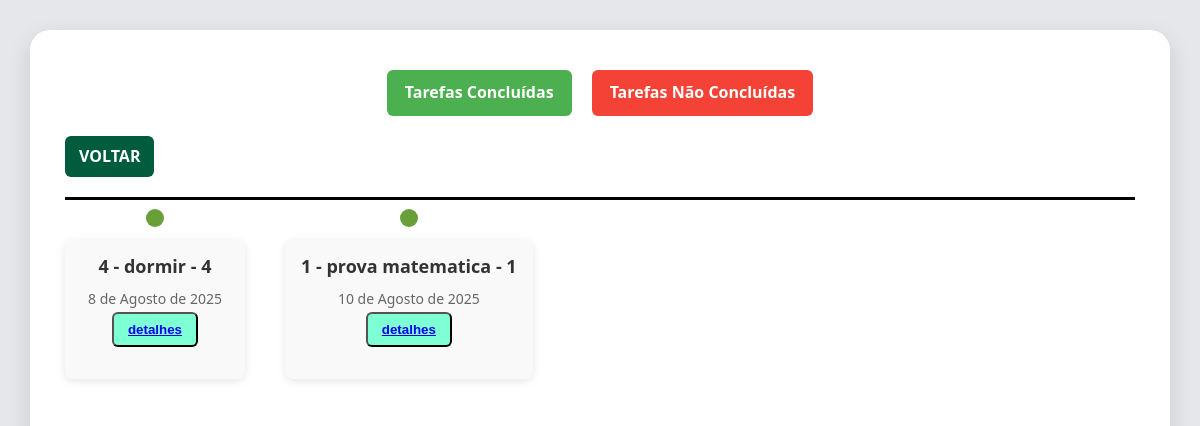
The app's page /linhadotempotrue/, older data.
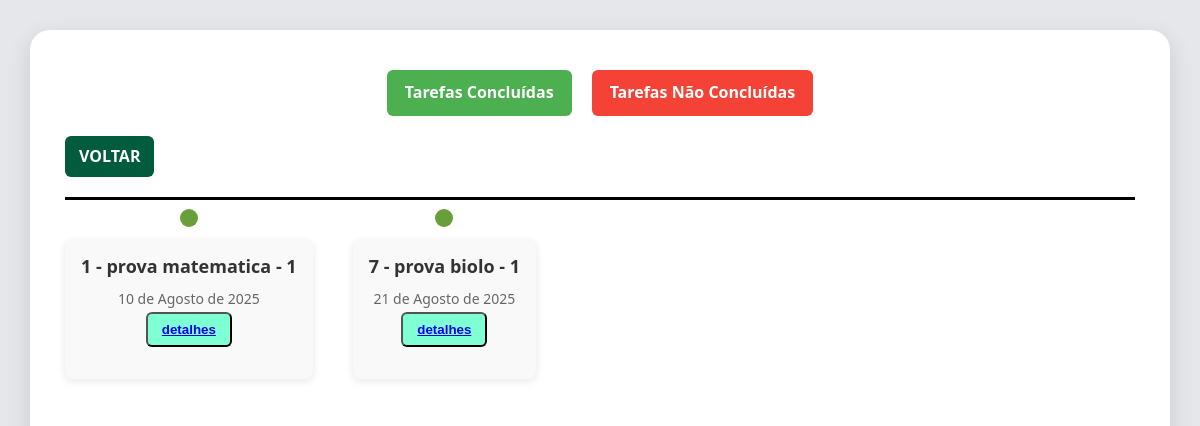
The same page, newer data.
### main/models.py (models this page shows)
class DatasEventos(models.Model):
    PROPRIEDADES = [
        ('1', 'Urgente'),
        ('2', 'Importante'),
        ('3', 'Normal'),
        ('4', 'Sem prioridade')
    ]
    titulo = models.CharField(max_length=200)
    prioridade = models.CharField(max_length=20, choices=PROPRIEDADES, default='N')
    descricao = models.TextField()
    data_fim = models.DateField()
    data_inicio = models.DateField(auto_now_add=True)
    status = models.BooleanField(default=False)
    def __str__(self):
        return f'{self.id} - {self.titulo} - {self.prioridade}'

### main/views.py (the view)
# urls.py: path('linhadotempotrue/', views.linhadotempotrue, name="linha-tempo-true"),
def linhadotempotrue(request):
    objetos = DatasEventos.objects.filter(status = True).all().order_by("data_fim")
    datas_paginator = Paginator(objetos,3)
    page_num = request.GET.get('page')
    page = datas_paginator.get_page(page_num)
    context = {'page': page}
    return render(request, "linhatempo/linhatrue.html", context)

### templates/linhatempo/linhatrue.html
{%extends 'linhatempo/linhadotempofalse.html'%}
{%load static%}
{% block cabeca %}
<link rel="stylesheet" href="{% static 'css/linhatempo/linha_tempo_true.css' %}">
{% endblock %}

### templates/linhatempo/linhadotempofalse.html (shortened to what this page needs)
{% extends "base.html" %}
{% load static %}
{% block conteudo %}
<main class="conteudo">
    <div class="timeline-navbar">
        <a href="{% url 'linha-tempo-true' %}" class="nav-btn concluido">Tarefas Concluídas</a>
        <a href="{% url 'linha-tempo-false' %}" class="nav-btn nao-concluido">Tarefas Não Concluídas</a>
    </div>
    <a href="{% url 'compromissos' %}" class="btn-voltar">VOLTAR</a>
    <div class="timeline-horizontal">
        {% for objeto in page.object_list %}
        <div class="timeline-item">
            <div class="timeline-dot"></div>
            <div class="timeline-content">
                <h2>{{ objeto }}</h2>
                <span class="data">{{ objeto.data_fim }}</span><br>
                <button class="btn-detalhes"><a href="{% url 'detalhes_evento' id=objeto.id %}">detalhes</a></button>
            </div>
        </div>
        {% empty %}
        <p>Nenhum evento encontrado.</p>
        {% endfor %}
    </div>
</main>
{% endblock %}

Row changes from the older to the newer data that the page shows:
removed DatasEventos: id+titulo+prioridade "4 - dormir - 4", data_fim "8 de Agosto de 2025"
now on this page (row edited): DatasEventos: id+titulo+prioridade "7 - prova biolo - 1", data_fim "21 de Agosto de 2025"
